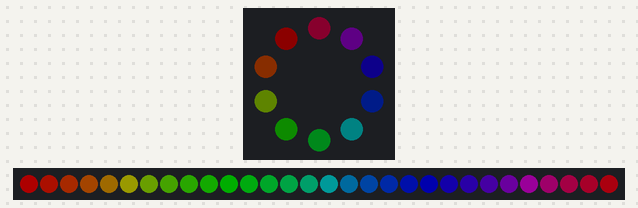
Simulated run of this program. Board: Circuit Playground running CircuitPython. Parts: the board's ring of 10 RGB LEDs (number 0 left of the top, counting anticlockwise), 30 RGB LEDs in strip order, left to right. Dim RGB values are drawn brighter than linear.

Above: at 0.16 s.
At 4.83 s:
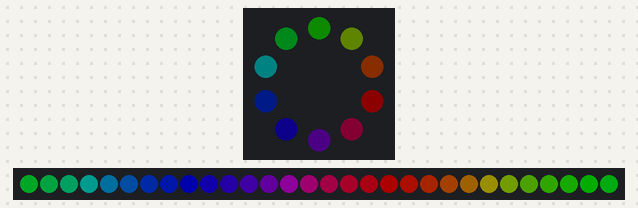
At 9.79 s:
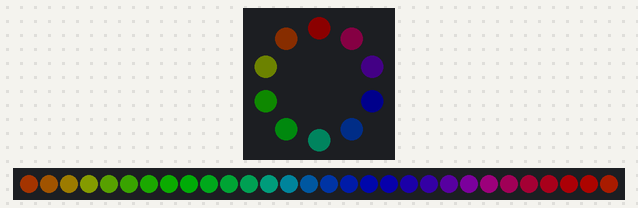
At 19.76 s:
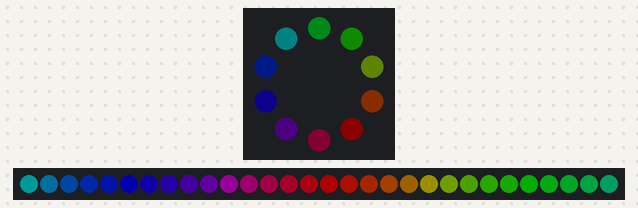
At 29.72 s:
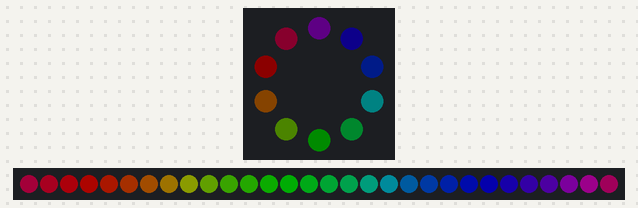
At 39.69 s:
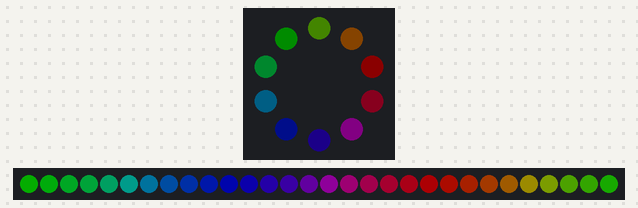

The program:

Week03_NeopixelAndNeopixelStrip_RainbowDemo.py
```python
# Circuit Playground NeoPixel
import time
import board
import neopixel

pixels = neopixel.NeoPixel(board.NEOPIXEL, 10, brightness=0.05,
                           auto_write=False)
pixelStrip = neopixel.NeoPixel(board.A1, 30, brightness=0.2,
                           auto_write=False)

rainbow_cycle_demo = 1

def wheel(pos):
    # Input a value 0 to 255 to get a color value.
    # The colours are a transition r - g - b - back to r.
    if pos < 0 or pos > 255:
        return (0, 0, 0)
    if pos < 85:
        return (255 - pos * 3, pos * 3, 0)
    if pos < 170:
        pos -= 85
        return (0, 255 - pos * 3, pos * 3)
    pos -= 170
    return (pos * 3, 0, 255 - pos * 3)

def rainbow_cycle(wait):
    for j in range(255):
        for i in range(10):
            rc_index = (i * 256 // 10) + j * 5
            pixels[i] = wheel(rc_index & 255)
        for i in range(30):
            rcX_index = (i * 256 // 30) + j * 5
            pixelStrip[i] = wheel(rcX_index & 255)
        pixels.show()
        pixelStrip.show()
        time.sleep(wait)

while True:
    if rainbow_cycle_demo:
        rainbow_cycle(0.01)  # Increase the number to slow down the rainbow.
```
